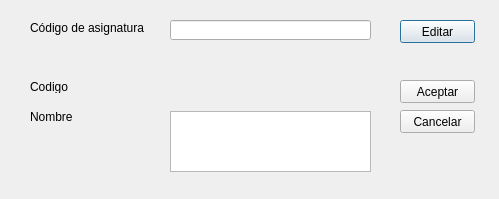
<?xml version="1.0" encoding="UTF-8"?>
<ui version="4.0">
 <class>Dialog</class>
 <widget class="QDialog" name="Dialog">
  <property name="geometry">
   <rect>
    <x>0</x>
    <y>0</y>
    <width>499</width>
    <height>199</height>
   </rect>
  </property>
  <property name="windowTitle">
   <string>Dialog</string>
  </property>
  <widget class="QLabel" name="lblAsignatura">
   <property name="geometry">
    <rect>
     <x>30</x>
     <y>20</y>
     <width>121</width>
     <height>16</height>
    </rect>
   </property>
   <property name="text">
    <string>Código de asignatura</string>
   </property>
  </widget>
  <widget class="QPushButton" name="btnEditar">
   <property name="geometry">
    <rect>
     <x>400</x>
     <y>20</y>
     <width>75</width>
     <height>23</height>
    </rect>
   </property>
   <property name="text">
    <string>Editar</string>
   </property>
  </widget>
  <widget class="QLabel" name="lblCodigo">
   <property name="geometry">
    <rect>
     <x>30</x>
     <y>80</y>
     <width>47</width>
     <height>13</height>
    </rect>
   </property>
   <property name="text">
    <string>Codigo</string>
   </property>
  </widget>
  <widget class="QLabel" name="lblCod">
   <property name="geometry">
    <rect>
     <x>170</x>
     <y>80</y>
     <width>47</width>
     <height>13</height>
    </rect>
   </property>
   <property name="text">
    <string>____</string>
   </property>
  </widget>
  <widget class="QLabel" name="lblCodigo_3">
   <property name="geometry">
    <rect>
     <x>30</x>
     <y>110</y>
     <width>47</width>
     <height>13</height>
    </rect>
   </property>
   <property name="text">
    <string>Nombre</string>
   </property>
  </widget>
  <widget class="QPushButton" name="btnAceptar">
   <property name="geometry">
    <rect>
     <x>400</x>
     <y>80</y>
     <width>75</width>
     <height>23</height>
    </rect>
   </property>
   <property name="text">
    <string>Aceptar</string>
   </property>
  </widget>
  <widget class="QPushButton" name="btnCancelar">
   <property name="geometry">
    <rect>
     <x>400</x>
     <y>110</y>
     <width>75</width>
     <height>23</height>
    </rect>
   </property>
   <property name="text">
    <string>Cancelar</string>
   </property>
  </widget>
  <widget class="QLineEdit" name="leANombre_2">
   <property name="geometry">
    <rect>
     <x>170</x>
     <y>20</y>
     <width>201</width>
     <height>20</height>
    </rect>
   </property>
  </widget>
  <widget class="QTextBrowser" name="textBrowser">
   <property name="geometry">
    <rect>
     <x>170</x>
     <y>111</y>
     <width>201</width>
     <height>61</height>
    </rect>
   </property>
  </widget>
 </widget>
 <resources/>
 <connections/>
</ui>
